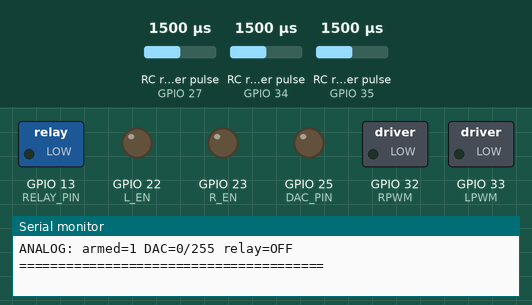
A program run on a simulated ESP32. Shown: switched loads named in the program (green lamp = pin HIGH), output pins drawn as LEDs (lit = HIGH), the last lines printed to the serial monitor. Wiring (inferred from the names in the program): 3 × RC receiver channel: data GPIO 27 / data GPIO 34 / data GPIO 35. The test bench sets the inputs (shaded band); at power-on: RC receiver pulse (sensors on GPIO 35, GPIO 34, GPIO 27) 1500 µs. Pins used as bus, display or sensor lines are not drawn.

Above: at 1.2 s.
1.3 s: RC receiver pulse (sensor on GPIO 35) set to 1455 µs
2.8 s: RC receiver pulse (sensor on GPIO 35) set to 1440 µs
At 4.0 s:
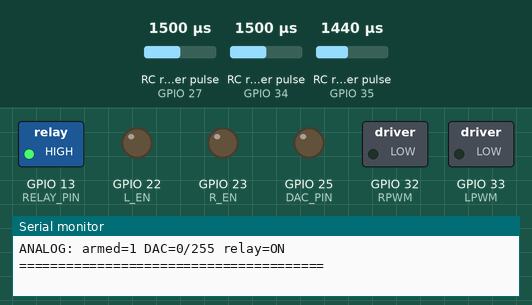
4.3 s: RC receiver pulse (sensor on GPIO 34) set to 1467 µs
5.8 s: RC receiver pulse (sensor on GPIO 34) set to 1449 µs
At 6.4 s:
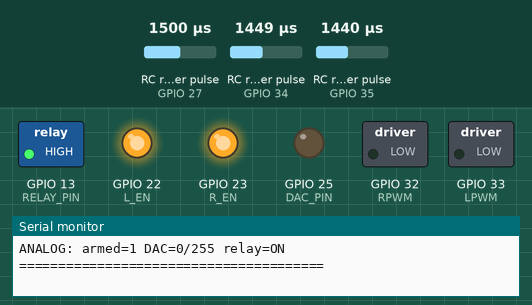
7.3 s: RC receiver pulse (sensor on GPIO 34) set to 1020 µs
At 9.2 s:
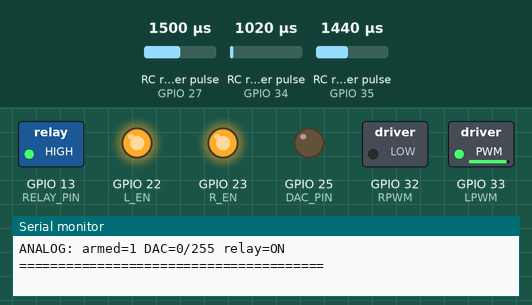
9.6 s: RC receiver pulse (sensor on GPIO 35) set to 1020 µs
At 11.7 s:
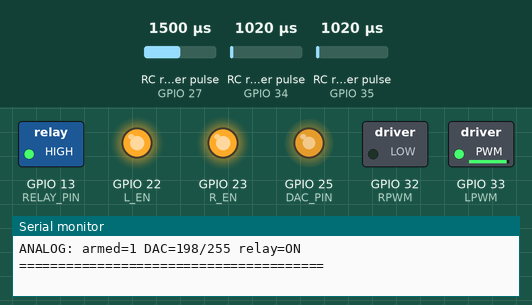
Timing chart, 0 to 17.3 s (numbered marks = the images above; inputs shaded):
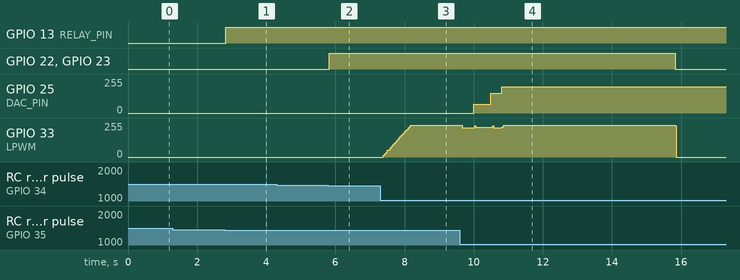

Measured:
- the behaviour switches between 1441 and 1440 µs on RC receiver pulse (sensor on GPIO 35) (found by bisection; images 0 and 1)
- the behaviour switches between 1450 and 1449 µs on RC receiver pulse (sensor on GPIO 34) (found by bisection; images 1 and 2)
- after the input at 2.8 s, GPIO 13 (RELAY_PIN): LOW → HIGH at once
- after the input at 5.8 s, GPIO 22 (L_EN), GPIO 23 (R_EN): LOW → HIGH at once
- after the input at 7.3 s, GPIO 33 (LPWM): moves from 0/255 to 239/255 over 0.80 s, starting after 0.09 s
- after the input at 9.6 s, GPIO 25 (DAC_PIN): 0/255 → 64/255 after 0.40 s, → 147/255 0.50 s later, → 198/255 0.31 s later

The program:

main.cpp
```cpp
#include <Arduino.h>
#include <math.h>

// =====================================================
// ESP32-WROOM-32 DEVKIT
//
// CH1: NEMA17 + DM556 (continuous rotation)
// CH2: 12V ACTUATOR + HW-039 (BTS7960)
// CH3: DAC + RELAY
//
// PlatformIO / Arduino Core 2.x
// =====================================================

// Set the DM556 phase current and connect a non-inverting 3.3 V to 5 V interface.
#define ENABLE_STEPPER_POWER 1
#define ENABLE_ACTUATOR_POWER 1

// =====================================================
// GPIO
// =====================================================

// RC receiver
constexpr uint8_t RC1_PIN = 27;
constexpr uint8_t RC2_PIN = 34;
constexpr uint8_t RC3_PIN = 35;

// DM556 through a non-inverting 5 V control interface
constexpr uint8_t STEPPER_STEP_PIN = 16;
constexpr uint8_t STEPPER_DIR_PIN = 17;
constexpr uint8_t STEPPER_ENABLE_PIN = 21;

// HW-039
constexpr uint8_t RPWM = 32;
constexpr uint8_t LPWM = 33;
constexpr uint8_t R_EN = 23;
constexpr uint8_t L_EN = 22;

// DAC / relay
constexpr uint8_t DAC_PIN = 25;
constexpr uint8_t RELAY_PIN = 13;

// Change these if using an active-low relay module
constexpr uint8_t RELAY_ON = HIGH;
constexpr uint8_t RELAY_OFF = LOW;

// =====================================================
// RC SETTINGS
// =====================================================

constexpr uint16_t RC_CAPTURE_MIN = 800;
constexpr uint16_t RC_CAPTURE_MAX = 2500;

constexpr uint16_t ACTUATOR_RC_MIN = 1000;
constexpr uint16_t ACTUATOR_RC_MAX = 2000;

constexpr uint16_t RC_CENTER = 1500;
constexpr uint16_t RC_DEADBAND = 50;

// Signal timeout: 200 ms
constexpr uint32_t RC_TIMEOUT_US = 200000UL;

// =====================================================
// STEPPER SETTINGS
// =====================================================

constexpr uint16_t STEPPER_RC_MIN = 1000;
constexpr uint16_t STEPPER_RC_MAX = 2000;
constexpr uint16_t STEPPER_RC_REVERSE = 1400;
constexpr uint16_t STEPPER_RC_FORWARD = 1600;

constexpr uint32_t STEPPER_PULSE_US = 5;
constexpr uint32_t STEPPER_DIR_SETUP_US = 10;
constexpr uint32_t STEPPER_ENABLE_DELAY_US = 300000UL;

constexpr float STEPPER_MAX_SPEED = 60.0f;
constexpr float STEPPER_ACCEL = 30.0f;


// =====================================================
// ACTUATOR SETTINGS
// =====================================================

constexpr uint32_t ACTUATOR_MAX_RUN_US =
    10000000UL;

constexpr uint32_t ACTUATOR_REVERSE_PAUSE_US =
    120000UL;

constexpr float ACTUATOR_RAMP = 300.0f;

constexpr uint8_t PWM_R_CH = 0;
constexpr uint8_t PWM_L_CH = 1;

constexpr uint32_t PWM_FREQ = 16000;
constexpr uint8_t PWM_BITS = 8;

// =====================================================
// DAC SETTINGS
// =====================================================

constexpr float DAC_RAMP = 170.0f;

constexpr uint32_t RELAY_PAUSE_US =
    150000UL;

// =====================================================
// RC INPUT STRUCTURE
// =====================================================

struct RcChannel {
    volatile uint32_t rise = 0;
    volatile uint32_t last = 0;

    volatile uint16_t width = RC_CENTER;

    volatile uint32_t accepted = 0;
    volatile uint32_t rejected = 0;
};

RcChannel rc1;
RcChannel rc2;
RcChannel rc3;

portMUX_TYPE rcMux =
    portMUX_INITIALIZER_UNLOCKED;

// =====================================================
// RC INTERRUPTS
// =====================================================

void IRAM_ATTR captureRc(
    RcChannel &ch,
    uint8_t pin
) {
    uint32_t now = micros();

    if (digitalRead(pin) == HIGH) {
        ch.rise = now;
        return;
    }

    uint32_t width = now - ch.rise;

    portENTER_CRITICAL_ISR(&rcMux);

    if (width >= RC_CAPTURE_MIN &&
        width <= RC_CAPTURE_MAX) {

        ch.width = (uint16_t)width;
        ch.last = now;
        ch.accepted++;

    } else {
        ch.rejected++;
    }

    portEXIT_CRITICAL_ISR(&rcMux);
}

void IRAM_ATTR rc1ISR() {
    captureRc(rc1, RC1_PIN);
}

void IRAM_ATTR rc2ISR() {
    captureRc(rc2, RC2_PIN);
}

void IRAM_ATTR rc3ISR() {
    captureRc(rc3, RC3_PIN);
}

// =====================================================
// RC SNAPSHOT
// =====================================================

struct RcSnapshot {
    uint16_t us;
    bool valid;

    uint32_t ageMs;

    uint32_t accepted;
    uint32_t rejected;
};

// FIXED:
// Read timestamp AFTER copying channel information.
// Prevents false LOST when a new interrupt updates
// last between obtaining now and reading last.

RcSnapshot readRc(RcChannel &ch) {
    uint16_t width;
    uint32_t last;
    uint32_t accepted;
    uint32_t rejected;

    portENTER_CRITICAL(&rcMux);

    width = ch.width;
    last = ch.last;

    accepted = ch.accepted;
    rejected = ch.rejected;

    portEXIT_CRITICAL(&rcMux);

    // Critical fix
    const uint32_t sampleNow = micros();

    if (last == 0) {
        return {
            width,
            false,
            UINT32_MAX,
            accepted,
            rejected
        };
    }

    // Unsigned subtraction also handles micros() wrap.
    const uint32_t ageUs = sampleNow - last;

    return {
        width,
        ageUs <= RC_TIMEOUT_US,
        ageUs / 1000UL,
        accepted,
        rejected
    };
}

// =====================================================
// COMMON FUNCTIONS
// =====================================================

bool inNeutral(uint16_t us) {
    return abs((int)us - (int)RC_CENTER)
        <= RC_DEADBAND;
}

float rcCommand(uint16_t us) {
    // CH2: saturate accepted RC pulses at the calibrated endpoints.
    const uint16_t bounded = constrain(
        us, ACTUATOR_RC_MIN, ACTUATOR_RC_MAX
    );
    int delta = (int)bounded - RC_CENTER;

    if (abs(delta) <= RC_DEADBAND) {
        return 0.0f;
    }

    float range = delta < 0
        ? float(RC_CENTER - ACTUATOR_RC_MIN - RC_DEADBAND)
        : float(ACTUATOR_RC_MAX - RC_CENTER - RC_DEADBAND);

    float value =
        float(abs(delta) - RC_DEADBAND) / range;

    value = constrain(value, 0.0f, 1.0f);

    return delta < 0 ? -value : value;
}

float rampTo(
    float current,
    float target,
    float maxChange
) {
    float delta = target - current;

    if (fabsf(delta) <= maxChange) {
        return target;
    }

    return current +
        (delta > 0 ? maxChange : -maxChange);
}

// =====================================================
// CH1 - STEPPER CONTINUOUS ROTATION
// =====================================================

bool stepperPowered = false;
int stepperCommandDirection = 0;
float stepperSpeed = 0;

uint32_t lastStepUs = 0;
uint32_t stepperEnabledAtUs = 0;

void stepperPower(bool enable) {
    stepperPowered =
        ENABLE_STEPPER_POWER && enable;

    // Non-inverting 5 V interface: ENA HIGH disables the DM556.
    digitalWrite(STEPPER_ENABLE_PIN, stepperPowered ? LOW : HIGH);
}

void pulseStepper(int direction) {
    digitalWrite(STEPPER_DIR_PIN, direction > 0 ? HIGH : LOW);
    delayMicroseconds(STEPPER_DIR_SETUP_US);
    digitalWrite(STEPPER_STEP_PIN, HIGH);
    delayMicroseconds(STEPPER_PULSE_US);
    digitalWrite(STEPPER_STEP_PIN, LOW);
}

int stepperDirection(uint16_t us) {
    if (us < STEPPER_RC_MIN || us > STEPPER_RC_MAX) {
        return 0;
    }

    if (us > STEPPER_RC_FORWARD) {
        return 1;
    }

    if (us < STEPPER_RC_REVERSE) {
        return -1;
    }

    return 0;
}

void updateStepper(
    const RcSnapshot &rc,
    uint32_t now,
    float dt
) {
    stepperCommandDirection = rc.valid && ENABLE_STEPPER_POWER
        ? stepperDirection(rc.us)
        : 0;

    // Stop pulses immediately in neutral, out of range, or on signal loss.
    if (stepperCommandDirection == 0) {
        stepperSpeed = 0;
        stepperPower(false);
        digitalWrite(STEPPER_STEP_PIN, LOW);
        lastStepUs = now;
        return;
    }

    if (!stepperPowered) {
        stepperPower(true);
        stepperEnabledAtUs = now;
        lastStepUs = now;
    }

    // Wait without blocking CH2/CH3 while the DM556 enables its outputs.
    if ((uint32_t)(now - stepperEnabledAtUs) < STEPPER_ENABLE_DELAY_US) {
        return;
    }

    float wanted = stepperCommandDirection * STEPPER_MAX_SPEED;

    // Decelerate to zero before issuing pulses in the opposite direction.
    if (stepperSpeed * wanted < 0) {
        wanted = 0;
    }

    stepperSpeed = rampTo(
        stepperSpeed,
        wanted,
        STEPPER_ACCEL * dt
    );

    if (fabsf(stepperSpeed) < 0.5f) {
        lastStepUs = now;
        return;
    }

    const uint32_t interval =
        (uint32_t)(1000000.0f / fabsf(stepperSpeed));

    if ((uint32_t)(now - lastStepUs) >= interval) {
        lastStepUs = now;
        pulseStepper(stepperSpeed > 0 ? 1 : -1);
    }
}

// =====================================================
// CH2 - ACTUATOR
// =====================================================

enum ActuatorFault {
    ACT_WAIT_NEUTRAL,
    ACT_OK,
    ACT_SIGNAL_LOST,
    ACT_TIMEOUT
};

ActuatorFault actuatorFault =
    ACT_WAIT_NEUTRAL;

bool actuatorArmed = false;
bool actuatorTimedOut = false;
bool actuatorRunStarted = false;

bool actuatorPreviousSignalOK = false;

uint32_t actuatorSignalLossCount = 0;

float actuatorDuty = 0;

int actuatorLastDirection = 0;

uint32_t actuatorRunStartUs = 0;
uint32_t actuatorReverseReadyAt = 0;

// =====================================================
// HW-039 MOTOR OUTPUT
// =====================================================

void actuatorStop() {
    ledcWrite(PWM_R_CH, 0);
    ledcWrite(PWM_L_CH, 0);

    digitalWrite(R_EN, LOW);
    digitalWrite(L_EN, LOW);
}

void actuatorOutput(float duty) {
    if (!ENABLE_ACTUATOR_POWER ||
        fabsf(duty) < 0.5f) {

        actuatorStop();
        return;
    }

    uint8_t pwm = constrain(
        (int)lroundf(fabsf(duty)),
        0,
        255
    );

    // Never drive both directions simultaneously
    ledcWrite(PWM_R_CH, 0);
    ledcWrite(PWM_L_CH, 0);

    digitalWrite(R_EN, HIGH);
    digitalWrite(L_EN, HIGH);

    if (duty > 0) {
        ledcWrite(PWM_R_CH, pwm);
    } else {
        ledcWrite(PWM_L_CH, pwm);
    }
}

// =====================================================
// CH2 CONTROL
// =====================================================

void updateActuator(
    const RcSnapshot &rc,
    uint32_t now,
    float dt
) {
    // -----------------------------------------------
    // SIGNAL LOSS
    // -----------------------------------------------

    if (!rc.valid) {
        if (actuatorPreviousSignalOK) {
            actuatorSignalLossCount++;

            Serial.printf(
                "CH2 SIGNAL LOST count=%lu age=%lu ms\n",
                (unsigned long)actuatorSignalLossCount,
                (unsigned long)rc.ageMs
            );
        }

        actuatorPreviousSignalOK = false;

        actuatorArmed = false;
        actuatorRunStarted = false;

        actuatorDuty = 0;
        actuatorLastDirection = 0;

        actuatorFault = ACT_SIGNAL_LOST;

        actuatorReverseReadyAt =
            now + ACTUATOR_REVERSE_PAUSE_US;

        actuatorStop();
        return;
    }

    // -----------------------------------------------
    // SIGNAL RESTORED
    // -----------------------------------------------

    if (!actuatorPreviousSignalOK) {
        Serial.println(
            "CH2 SIGNAL RESTORED - WAIT NEUTRAL"
        );

        actuatorFault = ACT_WAIT_NEUTRAL;
    }

    actuatorPreviousSignalOK = true;

    const bool neutral = inNeutral(rc.us);

    // -----------------------------------------------
    // ARM AFTER NEUTRAL
    // -----------------------------------------------

    if (neutral) {
        actuatorArmed = true;
        actuatorTimedOut = false;
        actuatorRunStarted = false;

        actuatorFault = ACT_OK;
    }

    // -----------------------------------------------
    // START RUN TIMER
    // -----------------------------------------------

    if (!neutral &&
        actuatorArmed &&
        !actuatorTimedOut &&
        !actuatorRunStarted) {

        actuatorRunStarted = true;
        actuatorRunStartUs = now;
    }

    // -----------------------------------------------
    // 10 SECOND LIMIT
    // -----------------------------------------------

    if (actuatorRunStarted &&
        (uint32_t)(now - actuatorRunStartUs)
            >= ACTUATOR_MAX_RUN_US) {

        actuatorTimedOut = true;
        actuatorArmed = false;
        actuatorRunStarted = false;

        actuatorDuty = 0;
        actuatorLastDirection = 0;

        actuatorFault = ACT_TIMEOUT;

        actuatorStop();

        Serial.println(
            "CH2 TIMEOUT 10 SEC"
        );

        return;
    }

    // -----------------------------------------------
    // BLOCKED
    // -----------------------------------------------

    if (!actuatorArmed ||
        actuatorTimedOut) {

        actuatorDuty = 0;
        actuatorLastDirection = 0;

        actuatorStop();
        return;
    }

    // -----------------------------------------------
    // MOTOR COMMAND
    // -----------------------------------------------

    float desired = neutral
        ? 0.0f
        : rcCommand(rc.us) * 255.0f;

    // Decelerate before reversing
    if (actuatorDuty * desired < 0) {
        desired = 0;
    }

    actuatorDuty = rampTo(
        actuatorDuty,
        desired,
        ACTUATOR_RAMP * dt
    );

    // Preserve fractional duty so fast loop iterations can accumulate.
    // rampTo() reaches zero exactly when stopping or reversing.

    int direction =
        actuatorDuty > 0 ? 1 :
        actuatorDuty < 0 ? -1 : 0;

    // -----------------------------------------------
    // STOP
    // -----------------------------------------------

    if (direction == 0) {
        actuatorStop();

        if (actuatorLastDirection != 0) {
            actuatorReverseReadyAt =
                now + ACTUATOR_REVERSE_PAUSE_US;
        }

        actuatorLastDirection = 0;
        return;
    }

    // -----------------------------------------------
    // REVERSAL PAUSE
    // -----------------------------------------------

    if (actuatorLastDirection == 0 &&
        (int32_t)(now - actuatorReverseReadyAt)
            < 0) {

        actuatorStop();
        return;
    }

    actuatorLastDirection = direction;

    actuatorOutput(actuatorDuty);
}

// =====================================================
// CH3 - DAC AND RELAY
// =====================================================

bool analogArmed = false;

float dacLevel = 0;

int dacDirection = 0;

uint32_t relayReadyAt = 0;

int analogDirection(uint16_t us) {
    if (us <= 1440) {
        return -1;
    }

    if (us >= 1550) {
        return 1;
    }

    return 0;
}

float analogMagnitude(uint16_t us) {
    if (us <= 1440) {
        return constrain(
            (1440.0f - us) / 540.0f,
            0.0f,
            1.0f
        );
    }

    if (us >= 1550) {
        return constrain(
            (float(us) - 1550.0f) / 850.0f,
            0.0f,
            1.0f
        );
    }

    return 0.0f;
}

void analogOff() {
    dacWrite(DAC_PIN, 0);

    dacLevel = 0;
    dacDirection = 0;

    digitalWrite(
        RELAY_PIN,
        RELAY_OFF
    );
}

void updateAnalog(
    const RcSnapshot &rc,
    uint32_t now,
    float dt
) {
    if (!rc.valid) {
        analogArmed = false;

        analogOff();

        relayReadyAt =
            now + RELAY_PAUSE_US;

        return;
    }

    int wantedDir =
        analogDirection(rc.us);

    // Arm only after neutral
    if (wantedDir == 0) {
        analogArmed = true;
    }

    if (!analogArmed) {
        analogOff();
        return;
    }

    bool changingDir =
        wantedDir != 0 &&
        wantedDir != dacDirection;

    float target =
        changingDir || wantedDir == 0
        ? 0.0f
        : 255.0f * analogMagnitude(rc.us);

    dacLevel = rampTo(
        dacLevel,
        target,
        DAC_RAMP * dt
    );

    // Preserve fractional DAC levels until the hardware output is rounded.
    // rampTo() reaches zero exactly before the relay changes direction.

    // Switch relay only when DAC is zero
    if (dacLevel == 0 &&
        wantedDir != dacDirection) {

        dacDirection = wantedDir;

        digitalWrite(
            RELAY_PIN,
            dacDirection < 0
                ? RELAY_ON
                : RELAY_OFF
        );

        relayReadyAt =
            now + RELAY_PAUSE_US;
    }

    // Relay settling delay
    if ((int32_t)(now - relayReadyAt) < 0) {
        dacLevel = 0;
    }

    dacWrite(
        DAC_PIN,
        (uint8_t)constrain(
            (int)lroundf(dacLevel),
            0,
            255
        )
    );
}

// =====================================================
// DIAGNOSTICS
// =====================================================

const char* actuatorFaultText() {
    switch (actuatorFault) {
        case ACT_WAIT_NEUTRAL:
            return "WAIT_NEUTRAL";

        case ACT_OK:
            return "OK";

        case ACT_SIGNAL_LOST:
            return "SIGNAL_LOST";

        case ACT_TIMEOUT:
            return "TIMEOUT_10S";
    }

    return "UNKNOWN";
}

void printRc(
    const char* name,
    const RcSnapshot &rc
) {
    Serial.printf(
        "%s: %u us %s age=",
        name,
        rc.us,
        rc.valid ? "OK" : "LOST"
    );

    if (rc.ageMs == UINT32_MAX) {
        Serial.print("NEVER");
    } else {
        Serial.printf(
            "%lu ms",
            (unsigned long)rc.ageMs
        );
    }

    Serial.printf(
        " accepted=%lu rejected=%lu\n",
        (unsigned long)rc.accepted,
        (unsigned long)rc.rejected
    );
}

void printDiagnostics(
    const RcSnapshot &s,
    const RcSnapshot &a,
    const RcSnapshot &d
) {
    Serial.println();

    Serial.println(
        "========== ESP32 DIAGNOSTICS =========="
    );

    printRc("CH1 GPIO27", s);
    printRc("CH2 GPIO34", a);
    printRc("CH3 GPIO35", d);

    Serial.printf(
        "STEPPER DM556: command=%d speed=%.1f pulses/s power=%d\n",
        stepperCommandDirection,
        stepperSpeed,
        (int)stepperPowered
    );

    Serial.printf(
        "ACTUATOR: armed=%d pwm=%.1f "
        "timeout=%d timer=%d fault=%s "
        "signal_losses=%lu\n",
        (int)actuatorArmed,
        actuatorDuty,
        (int)actuatorTimedOut,
        (int)actuatorRunStarted,
        actuatorFaultText(),
        (unsigned long)actuatorSignalLossCount
    );

    Serial.printf(
        "ANALOG: armed=%d DAC=%u/255 "
        "relay=%s\n",
        (int)analogArmed,
        (unsigned)lroundf(dacLevel),
        dacDirection < 0 ? "ON" : "OFF"
    );

    Serial.println(
        "======================================="
    );
}

// =====================================================
// SETUP
// =====================================================

void setup() {
    Serial.begin(115200);

    // DAC and relay
    pinMode(RELAY_PIN, OUTPUT);
    digitalWrite(RELAY_PIN, RELAY_OFF);

    dacWrite(DAC_PIN, 0);

    // Stepper
    // Set the output latch while the external pull-up holds EN high.
    pinMode(STEPPER_ENABLE_PIN, INPUT);
    digitalWrite(STEPPER_ENABLE_PIN, HIGH);
    pinMode(STEPPER_ENABLE_PIN, OUTPUT);
    stepperPower(false);

    pinMode(STEPPER_STEP_PIN, OUTPUT);
    digitalWrite(STEPPER_STEP_PIN, LOW);
    pinMode(STEPPER_DIR_PIN, OUTPUT);
    digitalWrite(STEPPER_DIR_PIN, LOW);

    // HW-039
    pinMode(R_EN, OUTPUT);
    pinMode(L_EN, OUTPUT);

    digitalWrite(R_EN, LOW);
    digitalWrite(L_EN, LOW);

    ledcSetup(
        PWM_R_CH,
        PWM_FREQ,
        PWM_BITS
    );

    ledcSetup(
        PWM_L_CH,
        PWM_FREQ,
        PWM_BITS
    );

    ledcAttachPin(RPWM, PWM_R_CH);
    ledcAttachPin(LPWM, PWM_L_CH);

    actuatorStop();

    // RC receiver
    pinMode(RC1_PIN, INPUT);
    pinMode(RC2_PIN, INPUT);
    pinMode(RC3_PIN, INPUT);

    attachInterrupt(
        digitalPinToInterrupt(RC1_PIN),
        rc1ISR,
        CHANGE
    );

    attachInterrupt(
        digitalPinToInterrupt(RC2_PIN),
        rc2ISR,
        CHANGE
    );

    attachInterrupt(
        digitalPinToInterrupt(RC3_PIN),
        rc3ISR,
        CHANGE
    );

    Serial.println(
        "ESP32 3-CHANNEL CONTROLLER READY"
    );

    Serial.println(
        "CH1: DM556 1000..1399 REVERSE, 1400..1600 STOP, 1601..2000 FORWARD"
    );

    Serial.println(
        "CH2: ACTUATOR 10 SECOND LIMIT"
    );

    Serial.println(
        "CH3: DAC + RELAY"
    );

    Serial.println(
        "RC INPUT RANGE: 800..2500 US"
    );

    Serial.println(
        "RC TIMEOUT: 200 MS"
    );

    Serial.println(
        "RC TIMESTAMP RACE FIX ENABLED"
    );

    Serial.printf(
        "STEPPER POWER: %s\n",
        ENABLE_STEPPER_POWER
            ? "ENABLED"
            : "DISABLED"
    );

    Serial.printf(
        "ACTUATOR POWER: %s\n",
        ENABLE_ACTUATOR_POWER
            ? "ENABLED"
            : "DISABLED"
    );
}

// =====================================================
// MAIN LOOP
// =====================================================

void loop() {
    static uint32_t lastLoopUs = micros();
    static uint32_t lastPrintMs = 0;

    uint32_t now = micros();

    float dt =
        (uint32_t)(now - lastLoopUs)
        * 0.000001f;

    dt = constrain(dt, 0.0f, 0.02f);

    lastLoopUs = now;

    // Fixed: each snapshot reads its own time
    // after copying the ISR data.
    RcSnapshot s = readRc(rc1);
    RcSnapshot a = readRc(rc2);
    RcSnapshot d = readRc(rc3);

    updateStepper(s, now, dt);
    updateActuator(a, now, dt);
    updateAnalog(d, now, dt);

    if (millis() - lastPrintMs >= 500) {
        lastPrintMs = millis();

        printDiagnostics(s, a, d);
    }
}
```
